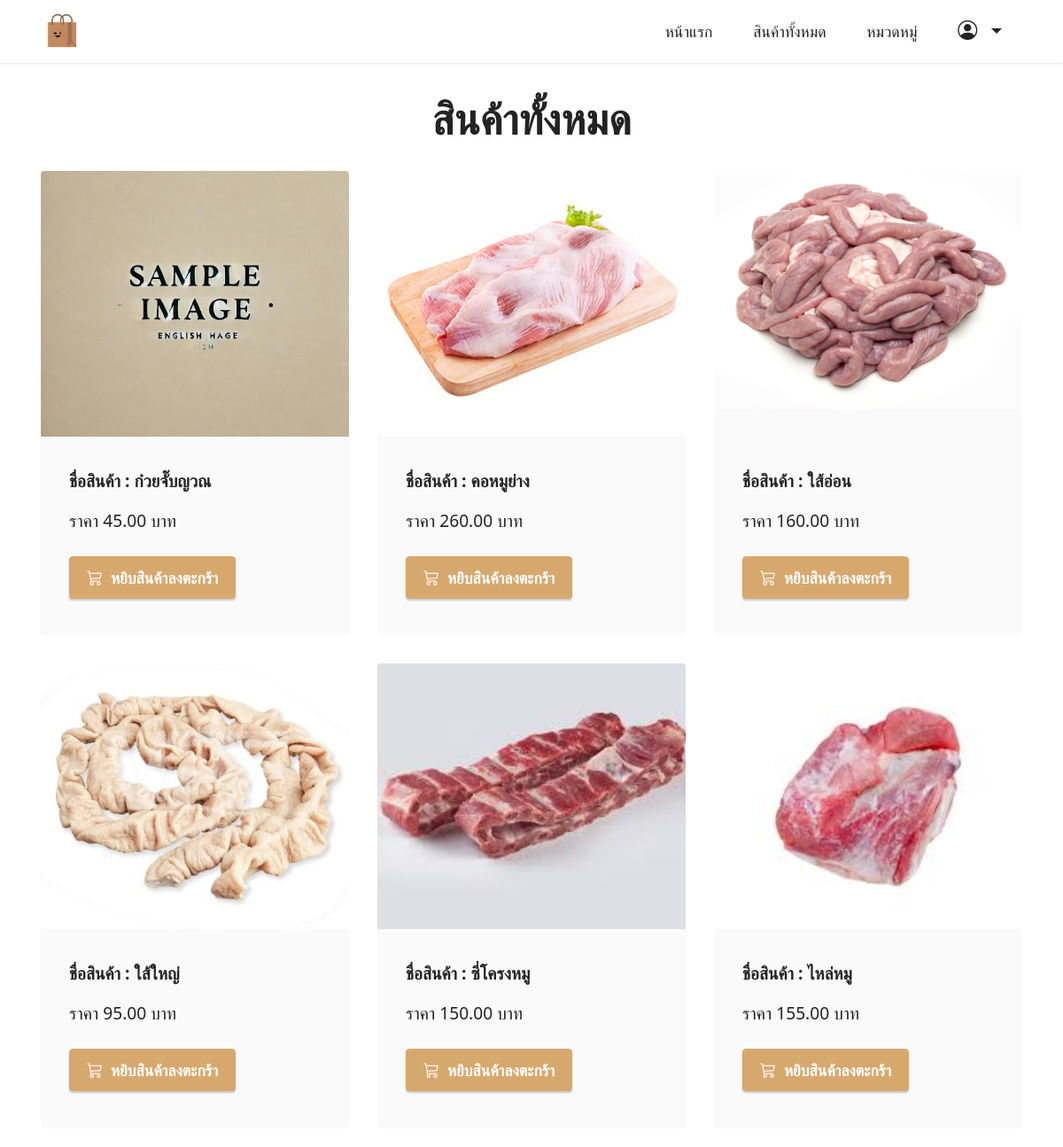
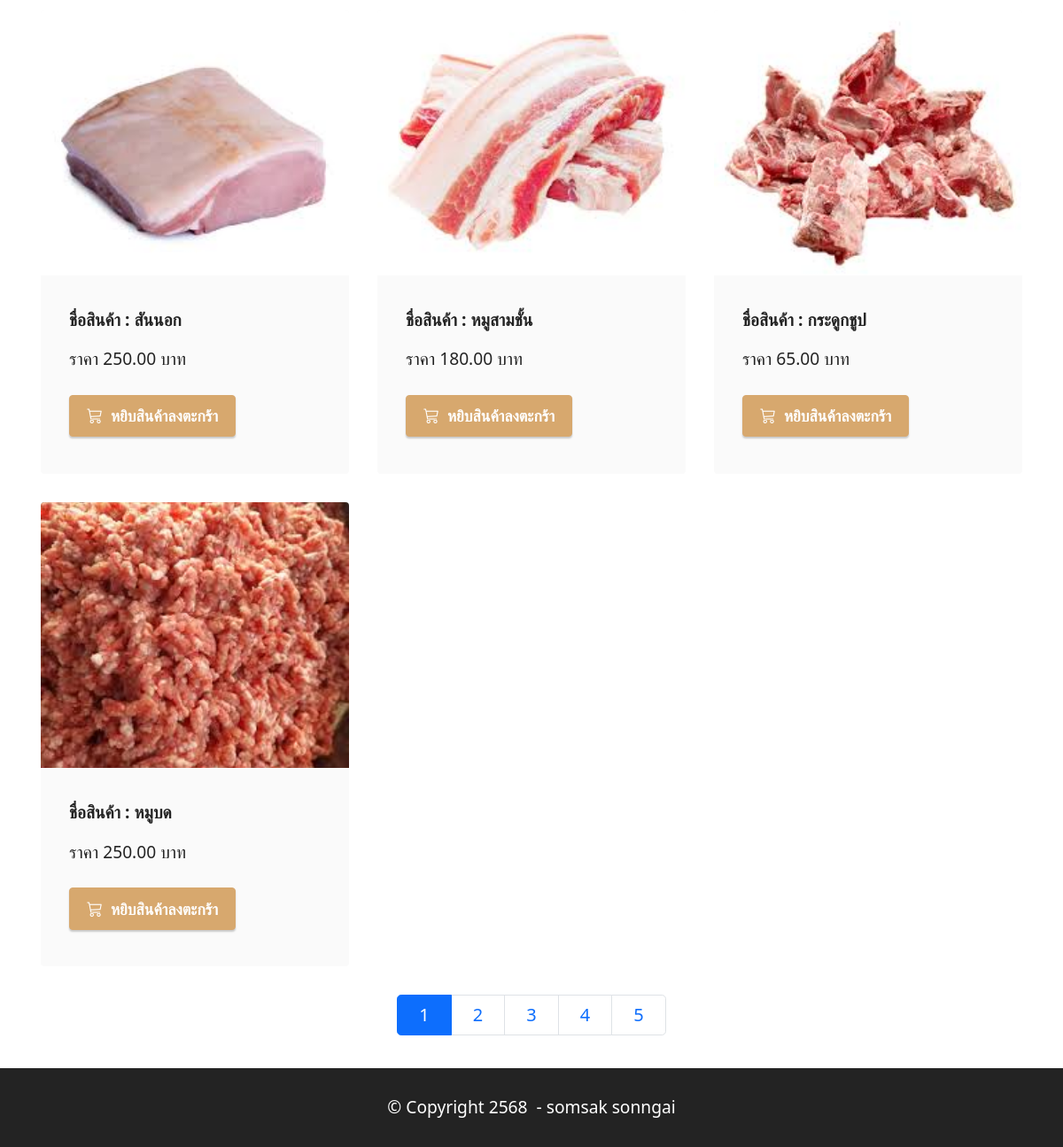
Before: /product/ with the older database file (2 pictures, top to bottom).
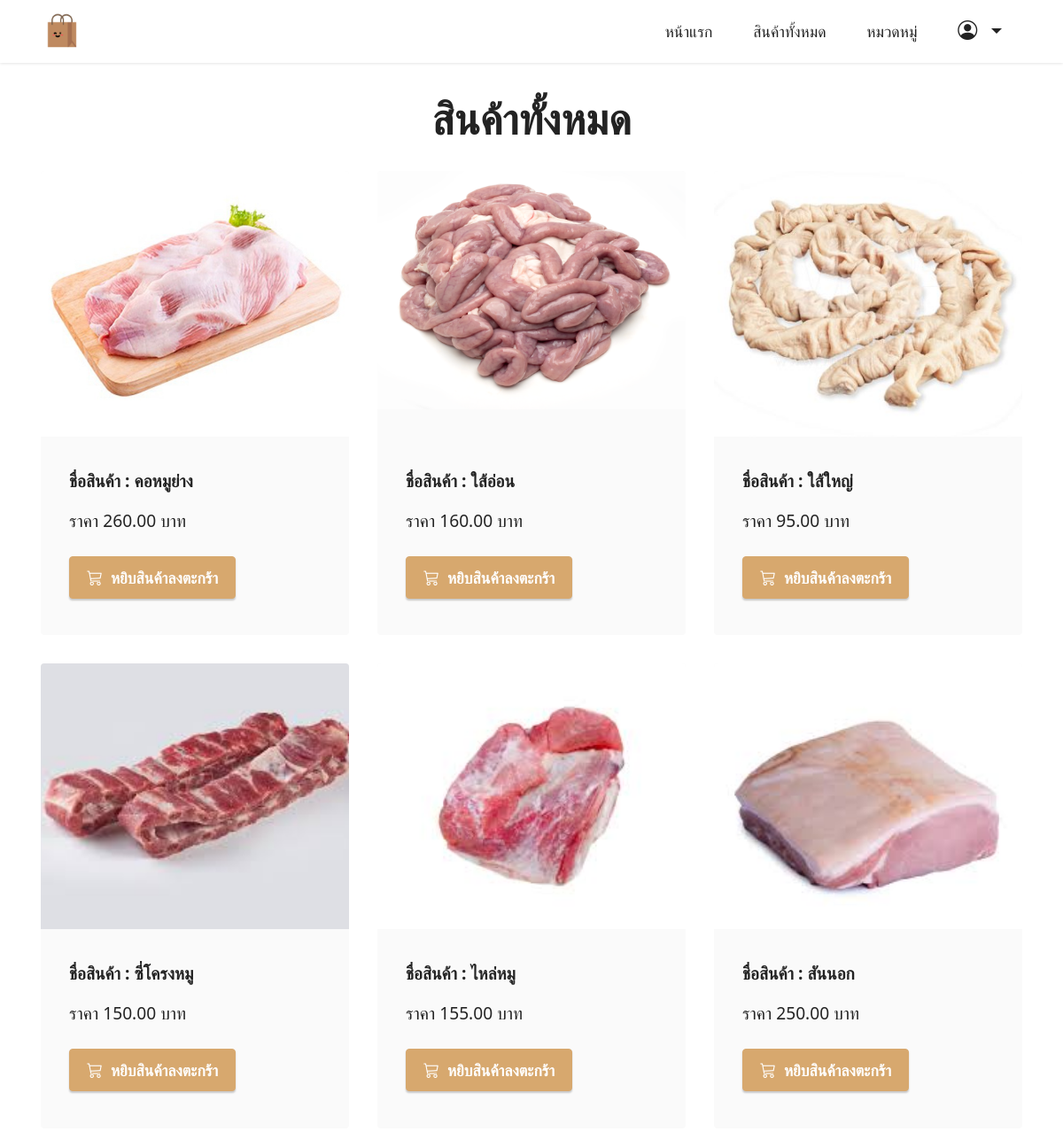
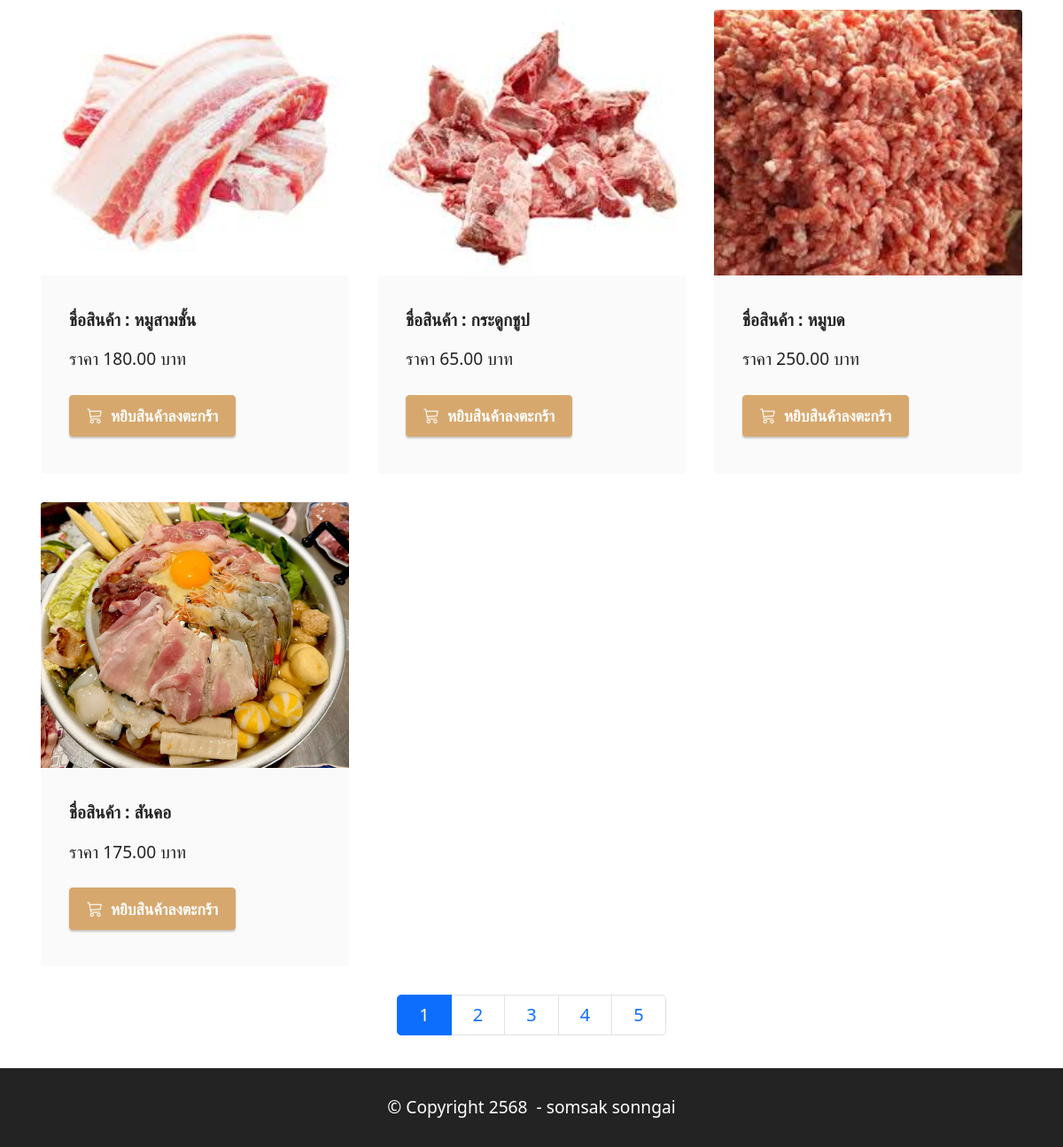
After: the same page with the newer database file (2 pictures, top to bottom).
### productapp/models.py (models this page shows, shortened)
class Product1(models.Model):
    category = models.ForeignKey(Category, on_delete=models.CASCADE,null=True)  # เชื่อมโยงกับ Category
    name = models.CharField(max_length=100)  # ชื่อสินค้า
    description = models.TextField(max_length=500)
    price = models.DecimalField(max_digits=10, decimal_places=2)
    stock = models.DecimalField(max_digits=10, decimal_places=2)
    is_trending = models.BooleanField(default=False)
    image = models.ImageField(upload_to="product")
    profitprice = models.DecimalField(max_digits=10, decimal_places=2)
    created_at = models.DateTimeField(auto_now_add=True)  # วันที่เพิ่ม
    updated_at = models.DateTimeField(auto_now=True)      # วันที่แก้ไข
    barcode = models.IntegerField()

### productapp/views.py (the view)
# urls.py: path('product/',views.product_list,name='product1'),
def product_list(request):
     all_product=Product1.objects.all().order_by("category") # เรียกลำดับจากชื่อสินค้า ถ้าเป็นการเพิ่ม order_by ตัวนี้จะมีการเชื่อมโยงกับ Product.html
     page=request.GET.get("page") # ดึงค่า parameter page เพิ่อระบุว่าผู้ใช้ต้องการดูหน้าที่เท่าไหร่ ถ้าไม่มี parametre page ใน url ค่านี้จะเป็น  None
     paginator=Paginator(all_product,10) #สร้าง object Paginator เพื่อแบ่งข้อมูล all_product ออกเป็นหน้า page โดยแต่ล่ะหน้าจะแสดงข้อมูล 3 รายการ
     all_product=paginator.get_page(page) #ดึงข้อมูลของหน้าที่ผู้ชายที่จะต้องการดู (ตามค่า page ที่ได้จาก url ) ถ้า page เป็น None  หรือไม่ถูกต้อง (เช่น มากกว่าจำนวณหน้าทั้งหมด ) จะดึงข้อมูลหน้าแรกมาให้โดยอัตโนมัติ
     return render (request,"product.html",{"all_product":all_product}) #ทำการดึงค่าตัวแปรมาเก็บไว้แล้ว Return กับไป

### productapp/templates/product.html (shortened to what this page needs)
{% extends "layout.html"%}
{% load humanize %}
{% block content%}
<section class="content2 cid-tsEQSCqggh" id="content2-2">
    <div class="container">
        <div class="mbr-section-head">
            <h4 class="mbr-section-title mbr-fonts-style align-center mb-0 display-2">
                <strong>สินค้าทั้งหมด</strong>
            </h4>
        </div>
        <div class="row mt-4">
        {% for Product1 in all_product %}
        <div class="item features-image сol-12 col-md-6 col-lg-4">
            <div class="item-wrapper">
                <div class="item-img">
                    <a href="{% url 'productDetail' Product1.id %}">
                        <img src="{{ Product1.image.url }}" >
                    </a>
                </div>
                <div class="item-content">
                    <h6 class="item-subtitle mbr-fonts-style mt-1 display-7">
                        <strong>ชื่อสินค้า : {{Product1.name}}</strong>
                    </h6>
                    <p class="mbr-text mbr-fonts-style mt-3 display-7">ราคา {{Product1.price | intcomma}} บาท</p>
                </div>
                <div class="mbr-section-btn item-footer mt-2">
                    {%if Product1.stock <= 0 %}
                         <h2 class="text-secondary text-center" t>สินค้าหมด</h2>
                    {% else %}
                        <a href="{% url 'addCart' Product1.id %}" class="btn btn-primary display-4">
                             <i class="bi bi-cart3"></i></i>&nbsp;
                                หยิบสินค้าลงตะกร้า
                         </a>
                     {% endif %}
                </div>
            </div>
        </div>
        {% endfor %}
        <nav aria-label="product-pagination" class="media-container-row">
            <ul class="pagination pagination-lg">
               {% for num in all_product.paginator.page_range %} <!--ตัวนี้สมารถเข้าไปเรียกใช้ให้ปุ่มมันเรียงกันได้ สามารถเข้าไปที่ all_product.paginator.page_range ->>
                    {% if num != all_product.number %}
                        <li class="page-item ">
                            <a class="page-link" href="?page={{num}}">{{num}}</a>
                        </li>
                    {% else %}
                        <li class="page-item active ">
                            <a class="page-link" href="?page={{num}}">{{num}}</a>
                        </li>
                     {% endif %}
               {% endfor %}
            </ul>
        </nav>
    </div>
</section>
{% endblock%}

### productapp/templates/layout.html (shortened to what this page needs)
<!DOCTYPE html>
<html>
   {% load static %}
<head>
    <link href="https://cdn.jsdelivr.net/npm/bootstrap@5.0.2/dist/css/bootstrap.min.css" rel="stylesheet">
    <link rel="stylesheet" href="https://cdn.jsdelivr.net/npm/bootstrap-icons@1.10.5/font/bootstrap-icons.css">
    <link rel="stylesheet" href="{% static "assets/dropdown/css/style.css" %}">
    <link rel="stylesheet" href="{% static "assets/theme/css/style.css" %}">
    <link rel="stylesheet" href="{% static "assets/custom/css/custom-style.css" %}" type="text/css">
</head>
<body>
    <section class="menu menu3 cid-tsEQosCCDP" id="menu3-0">
        <nav class="navbar navbar-dropdown navbar-fixed-top navbar-expand-lg">
            <div class="container">
                <div class="navbar-brand">
                    <span class="navbar-logo">
                        <a href="/">
                            <img src="{% static "assets/images/shopping-bag.png" %}" style="height: 3rem;text-align: left;">
                        </a>
                    </span>
                </div>
                <div class="collapse navbar-collapse" id="navbarSupportedContent">
                    <ul class="navbar-nav nav-dropdown nav-right" data-app-modern-menu="true">
                        <li class="nav-item">
                            <a class="nav-link link text-black show display-4" href="/">หน้าแรก</a>
                        </li>
                        <li class="nav-item">
                            <a class="nav-link link text-black show display-4" href="/product">สินค้าทั้งหมด</a>
                        </li>
                        <li class="nav-item">
                            <a class="nav-link link text-black show display-4" href="/product">หมวดหมู่</a>
                        </li>
                            {% if request.user.is_authenticated %}
                            <li class="nav-item dropdown">
                                <a class="nav-link link text-black dropdown-toggle show display-4" data-toggle="dropdown-submenu" data-bs-toggle="dropdown" data-bs-auto-close="outside" aria-expanded="false">
                                    <span class="bi bi-person-circle iconfont"></span>
                                </a>
                                <div class="dropdown-menu show" aria-labelledby="dropdown-751" data-bs-popper="none">
                                    <a class="text-black show dropdown-item display-4" href="/orderHistory">สวัดดี,{{request.user.username}}</a>
                                    <a class="text-black show dropdown-item display-4" href="logout">ออกจากระบบ</a>
                                </div>
                            </li>
                            <li class="nav-item">
                                <a class="nav-link link text-black show display-4" href="/cart">
                                    <span class="bi bi-cart3 iconfont iconfont-btn"></span>
                                </a>
                            </li>
                            {% else %}
                            <li class="nav-item dropdown">
                                <a class="nav-link link text-black dropdown-toggle show display-4" data-toggle="dropdown-submenu" data-bs-toggle="dropdown" data-bs-auto-close="outside" aria-expanded="false">
                                    <span class="bi bi-person-circle iconfont"></span>
                                </a>
                            </li>
                            {% endif %}
                    </ul>
                </div>
            </div>
        </nav>
    </section>
    {% block content%}
    {% endblock %}
    <section class="footer7 cid-tsQdrs3Vrj" id="footer7-13">
        <div class="container">
            <div class="media-container-row align-center mbr-white">
                <div class="col-12">
                    <p class="mbr-text mb-0 mbr-fonts-style display-7">© Copyright 2568&nbsp; - somsak sonngai</p>
                </div>
            </div>
        </div>
    </section>
</body>
</html>

### productapp/static/assets/dropdown/css/style.css (style rules this page uses)
.navbar-dropdown { left: 0; padding: 0; position: absolute; right: 0; top: 0; transition: all 0.45s ease; z-index: 1030; background: #282828; }
.navbar-dropdown .navbar-logo { margin-right: 0.8rem; transition: margin 0.3s ease-in-out; vertical-align: middle; }
.navbar-dropdown .navbar-logo img { height: 3.125rem; transition: all 0.3s ease-in-out; }
.navbar-dropdown.navbar-fixed-top { position: fixed; }
.navbar-dropdown .navbar-brand span { vertical-align: -4px; }
.nav-dropdown { font-size: 0.75rem; font-weight: 500; height: auto !important; }
.nav-dropdown .link { margin: 0.667em 1.667em; font-weight: 500; padding: 0; transition: color 0.2s ease-in-out; }
.nav-dropdown .link.dropdown-toggle { margin-right: 2.583em; }
.nav-dropdown .link.dropdown-toggle::after { margin-left: 0.25rem; border-top: 0.35em solid; border-right: 0.35em solid transparent; border-left: 0.35em solid transparent; border-bottom: 0; }
.nav-dropdown .link::after, .nav-dropdown .dropdown-item::after { color: inherit; }

### productapp/static/assets/theme/css/style.css (style rules this page uses)
section { background-color: #ffffff; }
body { font-style: normal; line-height: 1.5; font-weight: 400; color: #232323; position: relative; }
section, .container, .container-fluid { position: relative; word-wrap: break-word; }
a { font-style: normal; font-weight: 400; cursor: pointer; }
a, a:hover { text-decoration: none; }
.mbr-section-title { font-style: normal; line-height: 1.3; }
.mbr-text { font-style: normal; line-height: 1.7; }
h1, h2, h3, h4, h5, h6, .display-1, .display-2, .display-4, .display-5, .display-7, span, p, a { line-height: 1; word-break: break-word; word-wrap: break-word; font-weight: 400; }
b, strong { font-weight: bold; }
section { background-position: 50% 50%; background-repeat: no-repeat; background-size: cover; }
.mbr-white { color: #ffffff; }
.align-center { text-align: center; }
.media-container-row { display: flex; flex-direction: row; flex-wrap: wrap; justify-content: center; align-content: center; align-items: start; }
@media (min-width: 992px) { .media-container-row { flex-wrap: nowrap; } }
img, iframe { display: block; width: 100%; }
.mbr-section-btn { margin-left: -0.6rem; margin-right: -0.6rem; font-size: 0; }
.btn { font-weight: 600; border-width: 1px; font-style: normal; margin: 0.6rem 0.6rem; white-space: normal; transition: all 0.2s ease-in-out; display: inline-flex; align-items: center; justify-content: center; word-break: break-word; }
.menu .navbar-brand { display: -webkit-flex; }
.menu .navbar-brand span { display: flex; display: -webkit-flex; }
.menu .navbar-brand .navbar-logo img { display: -webkit-flex; width: auto; }
@media (min-width: 992px) { .menu .navbar-nav.nav-dropdown { display: -webkit-flex; } }
.nav-link .iconfont { margin-right: 0.5rem; }
.navbar { display: -webkit-flex; -webkit-flex-wrap: wrap; -webkit-align-items: center; -webkit-justify-content: space-between; }
.navbar-collapse { -webkit-flex-basis: 100%; -webkit-flex-grow: 1; -webkit-align-items: center; }
.nav-dropdown .link { padding: 0.667em 1.667em !important; margin: 0 !important; }
.row { display: -webkit-flex; -webkit-flex-wrap: wrap; }
html, body { height: auto; min-height: 100vh; }
ul, ol, pre, blockquote { margin-bottom: 2.3125rem; }
.mt-4 { margin-top: 2rem !important; }
@media (min-width: 992px) { .container { padding-left: 16px; padding-right: 16px; } }
@media (min-width: 992px) { .row { margin-left: -16px; margin-right: -16px; } }
@media (min-width: 992px) { .row > [class*=col] { padding-left: 16px; padding-right: 16px; } }
.card-wrapper, .item-wrapper { overflow: hidden; }
.item { position: relative; }

Changed rows visible on the page:
no longer on this page (row edited): Product1: image (picture), name "ก๋วยจั๊บญวณ", price "45.00", stock 5 (drawn)
now on this page (row unchanged): Product1: image (picture), name "สันคอ", price "175.00", stock 2000 (drawn)
